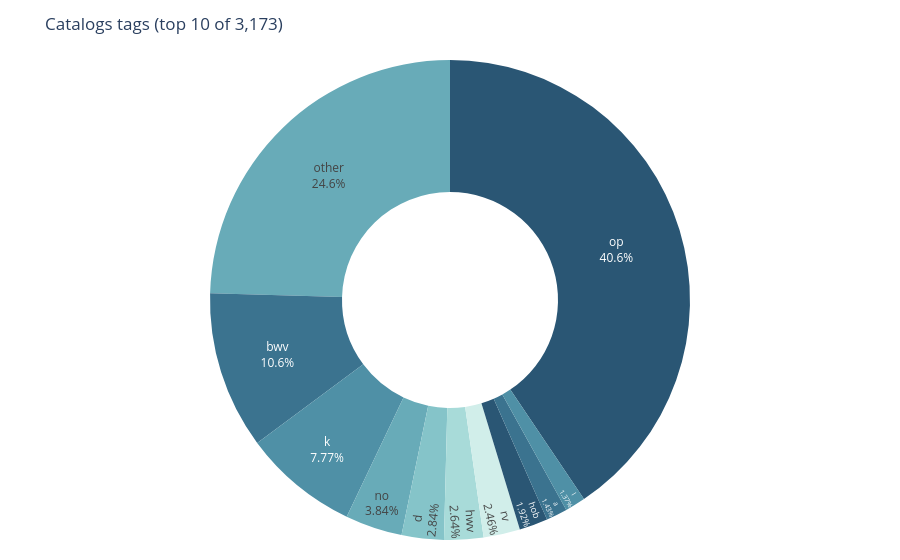

The notebook cell saved with this chart:
### Code cell
plot = catalog_letters.head(10).copy()
plot.loc[len(plot)] = {"letters": "other", "occurrences": catalog_letters["occurrences"].iloc[10:].sum()}

fig = px.pie(
    plot,
    names="letters",
    values="occurrences",
    hole=0.45,
    color="letters",
    color_discrete_sequence=px.colors.sequential.Teal_r * 2,
    title=f"Catalogs tags (top 10 of {len(catalog_letters):,})",
)
fig.update_traces(
    textposition="inside",
    textinfo="percent+label",
    hovertemplate="%{label}<br>%{value:,} occurrences (%{percent})<extra></extra>",
)
fig.update_layout(showlegend=False, margin=dict(t=60, b=20, l=20, r=20))
fig.show()

### Figure 1 — Plotly figure (JSON) as saved in the notebook; plotly's stock layout.template omitted (floating-point values rounded to 4 significant figures)
{"data": [{"customdata": [["op"], ["bwv"], ["k"], ["no"], ["d"], ["hwv"], ["rv"], ["hob"], ["a"], ["l"], ["other"]], "domain": {"x": [0, 1], "y": [0, 1]}, "hole": 0.45, "hovertemplate": "%{label}<br>%{value:,} occurrences (%{percent})<extra></extra>", "labels": ["op", "bwv", "k", "no", "d", "hwv", "rv", "hob", "a", "l", "other"], "legendgroup": "", "marker": {"colors": ["rgb(42, 86, 116)", "rgb(59, 115, 143)", "rgb(79, 144, 166)", "rgb(104, 171, 184)", "rgb(133, 196, 201)", "rgb(168, 219, 217)", "rgb(209, 238, 234)", "rgb(42, 86, 116)", "rgb(59, 115, 143)", "rgb(79, 144, 166)", "rgb(104, 171, 184)"]}, "name": "", "showlegend": true, "textinfo": "percent+label", "textposition": "inside", "type": "pie", "values": [1144061, 298885, 218994, 108416, 80028, 74438, 69385, 54249, 40225, 38770, 692311]}], "layout": {"legend": {"tracegroupgap": 0}, "margin": {"b": 20, "l": 20, "r": 20, "t": 60}, "piecolorway": ["rgb(42, 86, 116)", "rgb(59, 115, 143)", "rgb(79, 144, 166)", "rgb(104, 171, 184)", "rgb(133, 196, 201)", "rgb(168, 219, 217)", "rgb(209, 238, 234)", "rgb(42, 86, 116)", "rgb(59, 115, 143)", "rgb(79, 144, 166)", "rgb(104, 171, 184)", "rgb(133, 196, 201)", "rgb(168, 219, 217)", "rgb(209, 238, 234)"], "showlegend": false, "title": {"text": "Catalogs tags (top 10 of 3,173)"}}}
